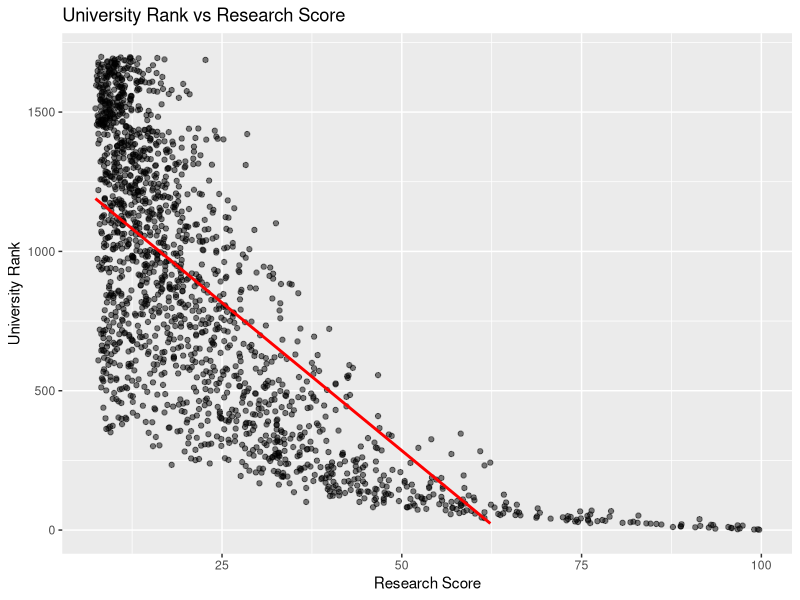
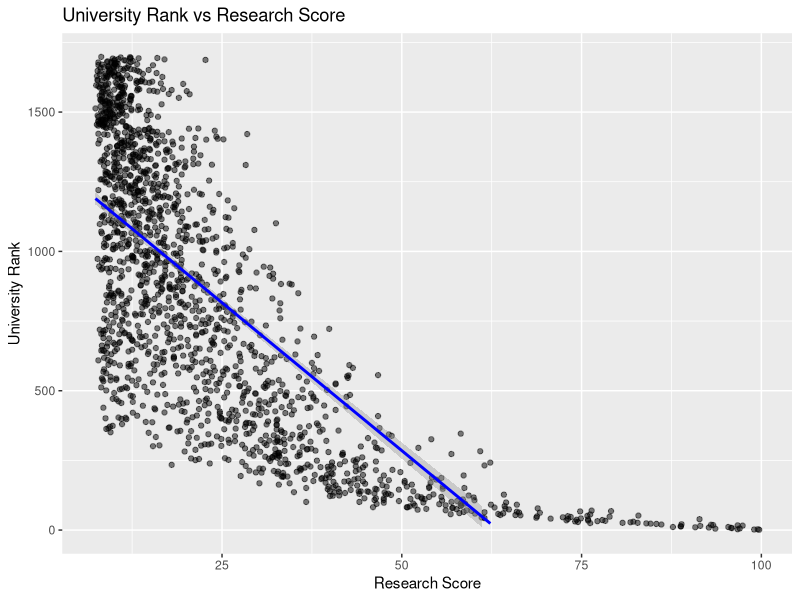

The R source for these figures, in order:
## ---- chunk 1
knitr::opts_chunk$set(echo = TRUE)
## ---- chunk 2
library(ggplot2)
data = read.csv("rankings.csv")
data = na.omit(data)
data$University.Rank <- as.numeric(data$University.Rank)
data$Research.Score <- as.numeric(data$Research.Score)

model <- lm(University.Rank ~ Research.Score, data = data)

# https://www.kaggle.com/datasets/alitaqi000/world-university-rankings-2023
plot = ggplot(data, aes(x = Research.Score, y = University.Rank)) +
    geom_point(alpha = 0.5) +
    geom_smooth(method = "lm", se = FALSE, color = "red") + ylim(0, NA) +
  labs(y = "University Rank", x = "Research Score") +
  ggtitle("University Rank vs Research Score")

plot


correlation = cor(data$University.Rank, data$Research.Score)
# correlation
## ---- chunk 3
coefficients <- coef(model)
intercept <- coefficients[1]
slope <- coefficients[2]

summary(model)
## ---- chunk 4
confidence_interval <- confint(model, level = 0.95)
confidence_interval
## ---- chunk 5
plot2 = ggplot(data, aes(x = Research.Score, y = University.Rank)) +
    geom_point(alpha = 0.5) +
    geom_smooth(method = "lm", se = TRUE, color = "blue") + ylim(0, NA) +
  labs(y = "University Rank", x = "Research Score") +
  ggtitle("University Rank vs Research Score")
plot2
## ---- chunk 6

## ---- chunk 7

## ---- chunk 8
